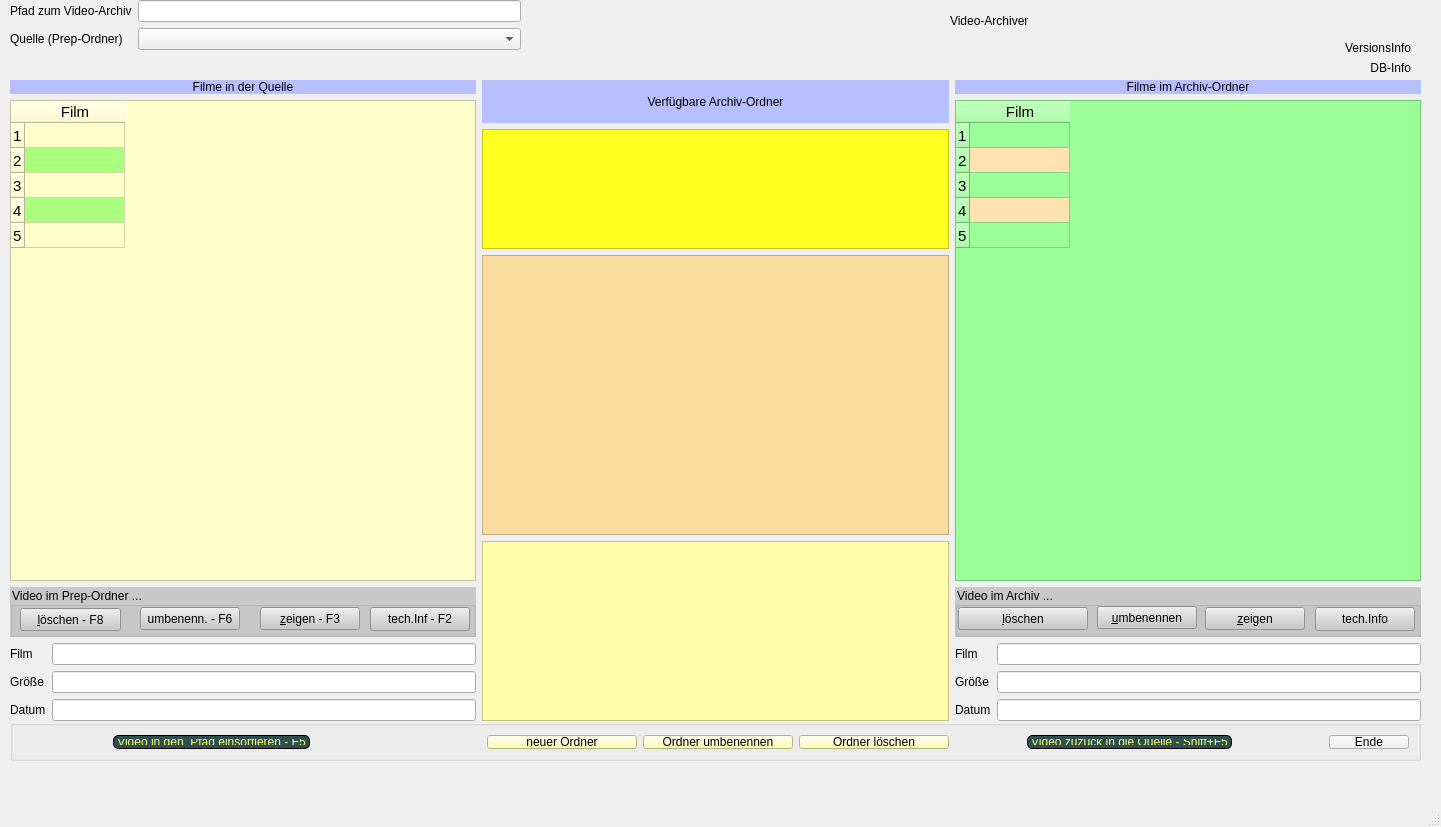
<?xml version="1.0" encoding="UTF-8"?>
<ui version="4.0">
 <class>MainWindow</class>
 <widget class="QMainWindow" name="MainWindow">
  <property name="geometry">
   <rect>
    <x>0</x>
    <y>0</y>
    <width>1441</width>
    <height>827</height>
   </rect>
  </property>
  <property name="sizePolicy">
   <sizepolicy hsizetype="Maximum" vsizetype="Maximum">
    <horstretch>0</horstretch>
    <verstretch>0</verstretch>
   </sizepolicy>
  </property>
  <property name="windowTitle">
   <string>VideoArchiver</string>
  </property>
  <property name="windowIcon">
   <iconset>
    <normaloff>VidArchiver.ico</normaloff>VidArchiver.ico</iconset>
  </property>
  <property name="styleSheet">
   <string notr="true"/>
  </property>
  <widget class="QWidget" name="centralwidget">
   <property name="styleSheet">
    <string notr="true">QLabel: {
	font: 75 10pt &quot;MS Shell Dlg 2&quot;;
	background-color: rgb(208, 199, 255);
};
</string>
   </property>
   <widget class="QWidget" name="formLayoutWidget">
    <property name="geometry">
     <rect>
      <x>10</x>
      <y>0</y>
      <width>511</width>
      <height>61</height>
     </rect>
    </property>
    <layout class="QFormLayout" name="formLayout_4">
     <item row="0" column="0">
      <widget class="QLabel" name="lbl_vidArchPfad">
       <property name="text">
        <string>Pfad zum Video-Archiv</string>
       </property>
      </widget>
     </item>
     <item row="0" column="1">
      <widget class="QLineEdit" name="le_vidArchPfad"/>
     </item>
     <item row="1" column="0">
      <widget class="QLabel" name="lbl_quelle">
       <property name="text">
        <string>Quelle (Prep-Ordner)</string>
       </property>
      </widget>
     </item>
     <item row="1" column="1">
      <widget class="QComboBox" name="cb_quelle"/>
     </item>
    </layout>
   </widget>
   <widget class="QWidget" name="horizontalLayoutWidget">
    <property name="geometry">
     <rect>
      <x>10</x>
      <y>80</y>
      <width>1411</width>
      <height>641</height>
     </rect>
    </property>
    <layout class="QHBoxLayout" name="horizontalLayout_2">
     <property name="sizeConstraint">
      <enum>QLayout::SetNoConstraint</enum>
     </property>
     <item>
      <layout class="QVBoxLayout" name="verticalLayout_2">
       <item>
        <widget class="QLabel" name="lbl_filmeQuelle">
         <property name="styleSheet">
          <string notr="true">font: 75 10pt &quot;MS Shell Dlg 2&quot;;
background-color: rgb(184, 191, 255);</string>
         </property>
         <property name="text">
          <string>Filme in der Quelle</string>
         </property>
         <property name="alignment">
          <set>Qt::AlignCenter</set>
         </property>
        </widget>
       </item>
       <item>
        <widget class="QTableWidget" name="tbl_film">
         <property name="minimumSize">
          <size>
           <width>300</width>
           <height>0</height>
          </size>
         </property>
         <property name="font">
          <font>
           <pointsize>11</pointsize>
          </font>
         </property>
         <property name="styleSheet">
          <string notr="true">background-color: rgb(255, 255, 203);
alternate-background-color: rgb(170, 255, 127);</string>
         </property>
         <property name="editTriggers">
          <set>QAbstractItemView::NoEditTriggers</set>
         </property>
         <property name="alternatingRowColors">
          <bool>true</bool>
         </property>
         <property name="selectionMode">
          <enum>QAbstractItemView::ExtendedSelection</enum>
         </property>
         <property name="selectionBehavior">
          <enum>QAbstractItemView::SelectRows</enum>
         </property>
         <property name="rowCount">
          <number>5</number>
         </property>
         <attribute name="verticalHeaderDefaultSectionSize">
          <number>25</number>
         </attribute>
         <row/>
         <row/>
         <row/>
         <row/>
         <row/>
         <column>
          <property name="text">
           <string>Film</string>
          </property>
         </column>
        </widget>
       </item>
       <item>
        <widget class="QGroupBox" name="groupBox_4">
         <property name="minimumSize">
          <size>
           <width>0</width>
           <height>50</height>
          </size>
         </property>
         <property name="styleSheet">
          <string notr="true">background-color: rgb(200, 200, 200);</string>
         </property>
         <property name="title">
          <string>Video im Prep-Ordner ...</string>
         </property>
         <widget class="QPushButton" name="btn_delPrep">
          <property name="geometry">
           <rect>
            <x>10</x>
            <y>21</y>
            <width>101</width>
            <height>23</height>
           </rect>
          </property>
          <property name="minimumSize">
           <size>
            <width>101</width>
            <height>0</height>
           </size>
          </property>
          <property name="text">
           <string>&amp;löschen - F8</string>
          </property>
         </widget>
         <widget class="QPushButton" name="btn_renamePrep">
          <property name="geometry">
           <rect>
            <x>130</x>
            <y>20</y>
            <width>100</width>
            <height>23</height>
           </rect>
          </property>
          <property name="text">
           <string>umbenenn. - F6</string>
          </property>
         </widget>
         <widget class="QPushButton" name="btn_showPrepVideo">
          <property name="geometry">
           <rect>
            <x>250</x>
            <y>20</y>
            <width>100</width>
            <height>23</height>
           </rect>
          </property>
          <property name="text">
           <string>&amp;zeigen - F3</string>
          </property>
         </widget>
         <widget class="QPushButton" name="btn_QInfo">
          <property name="geometry">
           <rect>
            <x>360</x>
            <y>20</y>
            <width>100</width>
            <height>24</height>
           </rect>
          </property>
          <property name="text">
           <string>tech.Inf - F2</string>
          </property>
         </widget>
        </widget>
       </item>
       <item>
        <layout class="QFormLayout" name="formLayout_2">
         <item row="0" column="1">
          <widget class="QLineEdit" name="le_PrepFilm"/>
         </item>
         <item row="1" column="0">
          <widget class="QLabel" name="label_7">
           <property name="text">
            <string>Größe</string>
           </property>
          </widget>
         </item>
         <item row="1" column="1">
          <widget class="QLineEdit" name="le_PrepFilmGr"/>
         </item>
         <item row="2" column="0">
          <widget class="QLabel" name="label_8">
           <property name="text">
            <string>Datum</string>
           </property>
          </widget>
         </item>
         <item row="2" column="1">
          <widget class="QLineEdit" name="le_PrepFilmDat"/>
         </item>
         <item row="0" column="0">
          <widget class="QLabel" name="label_6">
           <property name="text">
            <string>Film</string>
           </property>
          </widget>
         </item>
        </layout>
       </item>
      </layout>
     </item>
     <item>
      <layout class="QVBoxLayout" name="verticalLayout_3">
       <item>
        <widget class="QLabel" name="lbl_filmOrdner">
         <property name="styleSheet">
          <string notr="true">font: 75 10pt &quot;MS Shell Dlg 2&quot;;
background-color: rgb(184, 191, 255);</string>
         </property>
         <property name="text">
          <string>Verfügbare Archiv-Ordner</string>
         </property>
         <property name="alignment">
          <set>Qt::AlignCenter</set>
         </property>
        </widget>
       </item>
       <item>
        <widget class="QListWidget" name="lst_vidPfad_Main">
         <property name="maximumSize">
          <size>
           <width>16777215</width>
           <height>120</height>
          </size>
         </property>
         <property name="font">
          <font>
           <pointsize>11</pointsize>
          </font>
         </property>
         <property name="styleSheet">
          <string notr="true">background-color: rgb(255, 255, 32);</string>
         </property>
        </widget>
       </item>
       <item>
        <widget class="QListWidget" name="lst_vidPfad_Sub">
         <property name="maximumSize">
          <size>
           <width>16777215</width>
           <height>280</height>
          </size>
         </property>
         <property name="font">
          <font>
           <pointsize>11</pointsize>
          </font>
         </property>
         <property name="styleSheet">
          <string notr="true">background-color: rgb(250, 220, 160);</string>
         </property>
        </widget>
       </item>
       <item>
        <widget class="QListWidget" name="lst_vidPfad_Base">
         <property name="maximumSize">
          <size>
           <width>16777215</width>
           <height>180</height>
          </size>
         </property>
         <property name="font">
          <font>
           <pointsize>11</pointsize>
          </font>
         </property>
         <property name="styleSheet">
          <string notr="true">background-color: rgb(255, 253, 166);</string>
         </property>
        </widget>
       </item>
      </layout>
     </item>
     <item>
      <layout class="QVBoxLayout" name="verticalLayout_9">
       <item alignment="Qt::AlignTop">
        <widget class="QLabel" name="lbl_ArchivFilm">
         <property name="styleSheet">
          <string notr="true">font: 75 12pt &quot;MS Shell Dlg 2&quot;;
background-color: rgb(184, 191, 255);
</string>
         </property>
         <property name="text">
          <string>Filme im Archiv-Ordner</string>
         </property>
         <property name="alignment">
          <set>Qt::AlignCenter</set>
         </property>
        </widget>
       </item>
       <item>
        <widget class="QTableWidget" name="tbl_vorhFilm">
         <property name="minimumSize">
          <size>
           <width>300</width>
           <height>0</height>
          </size>
         </property>
         <property name="font">
          <font>
           <pointsize>11</pointsize>
          </font>
         </property>
         <property name="styleSheet">
          <string notr="true">background-color: rgb(154, 255, 152);
alternate-background-color: rgb(255, 226, 176);</string>
         </property>
         <property name="editTriggers">
          <set>QAbstractItemView::DoubleClicked</set>
         </property>
         <property name="alternatingRowColors">
          <bool>true</bool>
         </property>
         <property name="selectionMode">
          <enum>QAbstractItemView::SingleSelection</enum>
         </property>
         <property name="selectionBehavior">
          <enum>QAbstractItemView::SelectRows</enum>
         </property>
         <property name="rowCount">
          <number>5</number>
         </property>
         <attribute name="verticalHeaderDefaultSectionSize">
          <number>25</number>
         </attribute>
         <row/>
         <row/>
         <row/>
         <row/>
         <row/>
         <column>
          <property name="text">
           <string>Film</string>
          </property>
         </column>
        </widget>
       </item>
       <item>
        <widget class="QGroupBox" name="groupBox_2">
         <property name="minimumSize">
          <size>
           <width>0</width>
           <height>50</height>
          </size>
         </property>
         <property name="styleSheet">
          <string notr="true">background-color: rgb(200, 200, 200);</string>
         </property>
         <property name="title">
          <string>Video im Archiv ...</string>
         </property>
         <widget class="QPushButton" name="btn_del">
          <property name="geometry">
           <rect>
            <x>3</x>
            <y>20</y>
            <width>130</width>
            <height>23</height>
           </rect>
          </property>
          <property name="minimumSize">
           <size>
            <width>130</width>
            <height>0</height>
           </size>
          </property>
          <property name="text">
           <string>&amp;löschen</string>
          </property>
         </widget>
         <widget class="QPushButton" name="btn_rename">
          <property name="geometry">
           <rect>
            <x>142</x>
            <y>19</y>
            <width>100</width>
            <height>23</height>
           </rect>
          </property>
          <property name="text">
           <string>&amp;umbenennen</string>
          </property>
         </widget>
         <widget class="QPushButton" name="btn_showArchVideo">
          <property name="geometry">
           <rect>
            <x>250</x>
            <y>20</y>
            <width>100</width>
            <height>23</height>
           </rect>
          </property>
          <property name="text">
           <string>&amp;zeigen</string>
          </property>
         </widget>
         <widget class="QPushButton" name="btn_ZInfo">
          <property name="geometry">
           <rect>
            <x>360</x>
            <y>20</y>
            <width>100</width>
            <height>24</height>
           </rect>
          </property>
          <property name="text">
           <string>tech.Info</string>
          </property>
         </widget>
        </widget>
       </item>
       <item>
        <layout class="QFormLayout" name="formLayout">
         <item row="0" column="0">
          <widget class="QLabel" name="label_3">
           <property name="text">
            <string>Film</string>
           </property>
          </widget>
         </item>
         <item row="0" column="1">
          <widget class="QLineEdit" name="le_ArchivFilm"/>
         </item>
         <item row="1" column="0">
          <widget class="QLabel" name="label_4">
           <property name="text">
            <string>Größe</string>
           </property>
          </widget>
         </item>
         <item row="1" column="1">
          <widget class="QLineEdit" name="le_ArchivFilmGr"/>
         </item>
         <item row="2" column="0">
          <widget class="QLabel" name="label_5">
           <property name="text">
            <string>Datum</string>
           </property>
          </widget>
         </item>
         <item row="2" column="1">
          <widget class="QLineEdit" name="le_ArchivFilmDat"/>
         </item>
        </layout>
       </item>
      </layout>
     </item>
    </layout>
   </widget>
   <widget class="QGroupBox" name="horizontalGroupBox_2">
    <property name="geometry">
     <rect>
      <x>10</x>
      <y>720</y>
      <width>1411</width>
      <height>41</height>
     </rect>
    </property>
    <layout class="QHBoxLayout" name="horizontalLayout_3">
     <item>
      <spacer name="horizontalSpacer_2">
       <property name="orientation">
        <enum>Qt::Horizontal</enum>
       </property>
       <property name="sizeType">
        <enum>QSizePolicy::Preferred</enum>
       </property>
       <property name="sizeHint" stdset="0">
        <size>
         <width>100</width>
         <height>20</height>
        </size>
       </property>
      </spacer>
     </item>
     <item>
      <widget class="QPushButton" name="btn_linkVideo">
       <property name="sizePolicy">
        <sizepolicy hsizetype="Expanding" vsizetype="Fixed">
         <horstretch>0</horstretch>
         <verstretch>0</verstretch>
        </sizepolicy>
       </property>
       <property name="styleSheet">
        <string notr="true">color:  rgb(255, 255, 127);
background-color:  DarkSlateGray;
border-style: outset;
border-width: 1px;
border-radius: 5px;
border-color: black;        
padding: 3px;
</string>
       </property>
       <property name="text">
        <string>Video &amp;in den  Pfad einsortieren - F5</string>
       </property>
      </widget>
     </item>
     <item>
      <spacer name="horizontalSpacer">
       <property name="orientation">
        <enum>Qt::Horizontal</enum>
       </property>
       <property name="sizeType">
        <enum>QSizePolicy::Preferred</enum>
       </property>
       <property name="sizeHint" stdset="0">
        <size>
         <width>180</width>
         <height>20</height>
        </size>
       </property>
      </spacer>
     </item>
     <item>
      <widget class="QPushButton" name="btn_pfadNeu">
       <property name="sizePolicy">
        <sizepolicy hsizetype="Preferred" vsizetype="Fixed">
         <horstretch>0</horstretch>
         <verstretch>0</verstretch>
        </sizepolicy>
       </property>
       <property name="minimumSize">
        <size>
         <width>150</width>
         <height>0</height>
        </size>
       </property>
       <property name="styleSheet">
        <string notr="true">background-color: rgb(255, 253, 166);</string>
       </property>
       <property name="text">
        <string>neuer Ordner</string>
       </property>
      </widget>
     </item>
     <item>
      <widget class="QPushButton" name="btn_pfadRen">
       <property name="minimumSize">
        <size>
         <width>150</width>
         <height>0</height>
        </size>
       </property>
       <property name="styleSheet">
        <string notr="true">background-color: rgb(255, 253, 166);</string>
       </property>
       <property name="text">
        <string>Ordner umbenennen</string>
       </property>
      </widget>
     </item>
     <item>
      <widget class="QPushButton" name="btn_pfadDel">
       <property name="minimumSize">
        <size>
         <width>150</width>
         <height>0</height>
        </size>
       </property>
       <property name="styleSheet">
        <string notr="true">background-color: rgb(255, 253, 166);</string>
       </property>
       <property name="text">
        <string>Ordner löschen</string>
       </property>
      </widget>
     </item>
     <item>
      <spacer name="horizontalSpacer_4">
       <property name="orientation">
        <enum>Qt::Horizontal</enum>
       </property>
       <property name="sizeHint" stdset="0">
        <size>
         <width>80</width>
         <height>20</height>
        </size>
       </property>
      </spacer>
     </item>
     <item>
      <widget class="QPushButton" name="btn_unlinkVideo">
       <property name="sizePolicy">
        <sizepolicy hsizetype="Expanding" vsizetype="Fixed">
         <horstretch>0</horstretch>
         <verstretch>0</verstretch>
        </sizepolicy>
       </property>
       <property name="styleSheet">
        <string notr="true">color:  rgb(255, 255, 127);
background-color: darkSlateGray;
border-style: outset;
border-width: 1px;
border-radius: 5px;
border-color: black;        
padding: 3px;
</string>
       </property>
       <property name="text">
        <string>Video zuzück in die Quelle - Shift+F5</string>
       </property>
      </widget>
     </item>
     <item>
      <spacer name="horizontalSpacer_3">
       <property name="orientation">
        <enum>Qt::Horizontal</enum>
       </property>
       <property name="sizeType">
        <enum>QSizePolicy::Preferred</enum>
       </property>
       <property name="sizeHint" stdset="0">
        <size>
         <width>100</width>
         <height>20</height>
        </size>
       </property>
      </spacer>
     </item>
     <item>
      <widget class="QPushButton" name="btn_ende">
       <property name="text">
        <string>Ende</string>
       </property>
      </widget>
     </item>
    </layout>
   </widget>
   <widget class="QLabel" name="label_2">
    <property name="geometry">
     <rect>
      <x>950</x>
      <y>0</y>
      <width>261</width>
      <height>41</height>
     </rect>
    </property>
    <property name="styleSheet">
     <string notr="true">font: 87 24pt &quot;Arial Black&quot;;</string>
    </property>
    <property name="text">
     <string>Video-Archiver</string>
    </property>
   </widget>
   <widget class="QLabel" name="lbl_version">
    <property name="geometry">
     <rect>
      <x>1250</x>
      <y>40</y>
      <width>161</width>
      <height>16</height>
     </rect>
    </property>
    <property name="text">
     <string>VersionsInfo</string>
    </property>
    <property name="alignment">
     <set>Qt::AlignRight|Qt::AlignTrailing|Qt::AlignVCenter</set>
    </property>
   </widget>
   <widget class="QLabel" name="lbl_db">
    <property name="geometry">
     <rect>
      <x>1250</x>
      <y>60</y>
      <width>161</width>
      <height>16</height>
     </rect>
    </property>
    <property name="text">
     <string>DB-Info</string>
    </property>
    <property name="alignment">
     <set>Qt::AlignRight|Qt::AlignTrailing|Qt::AlignVCenter</set>
    </property>
   </widget>
  </widget>
  <widget class="QMenuBar" name="menubar">
   <property name="geometry">
    <rect>
     <x>0</x>
     <y>0</y>
     <width>1441</width>
     <height>22</height>
    </rect>
   </property>
  </widget>
  <widget class="QStatusBar" name="statusbar"/>
 </widget>
 <resources/>
 <connections>
  <connection>
   <sender>btn_ende</sender>
   <signal>clicked(bool)</signal>
   <receiver>MainWindow</receiver>
   <slot>close()</slot>
   <hints>
    <hint type="sourcelabel">
     <x>1311</x>
     <y>740</y>
    </hint>
    <hint type="destinationlabel">
     <x>681</x>
     <y>402</y>
    </hint>
   </hints>
  </connection>
 </connections>
</ui>
